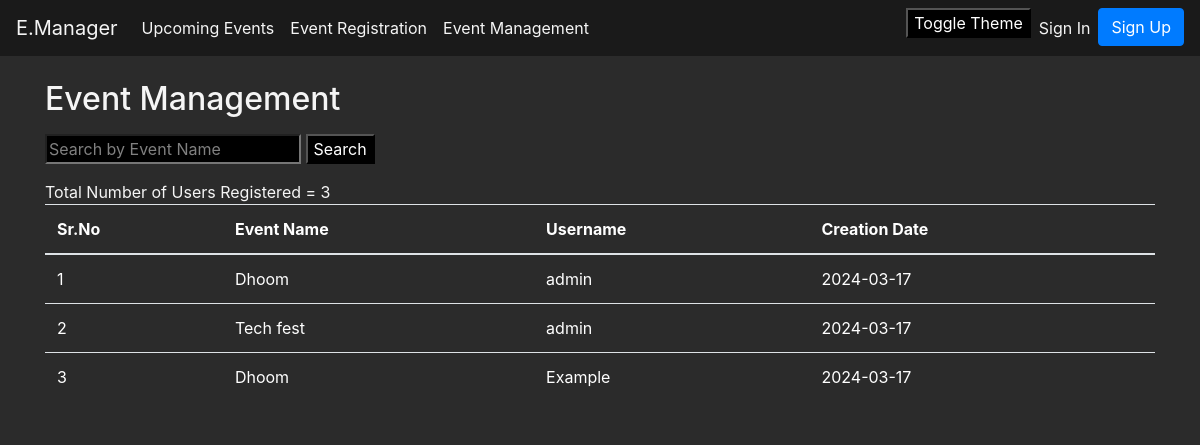
Page /event_manager on the earlier database version.
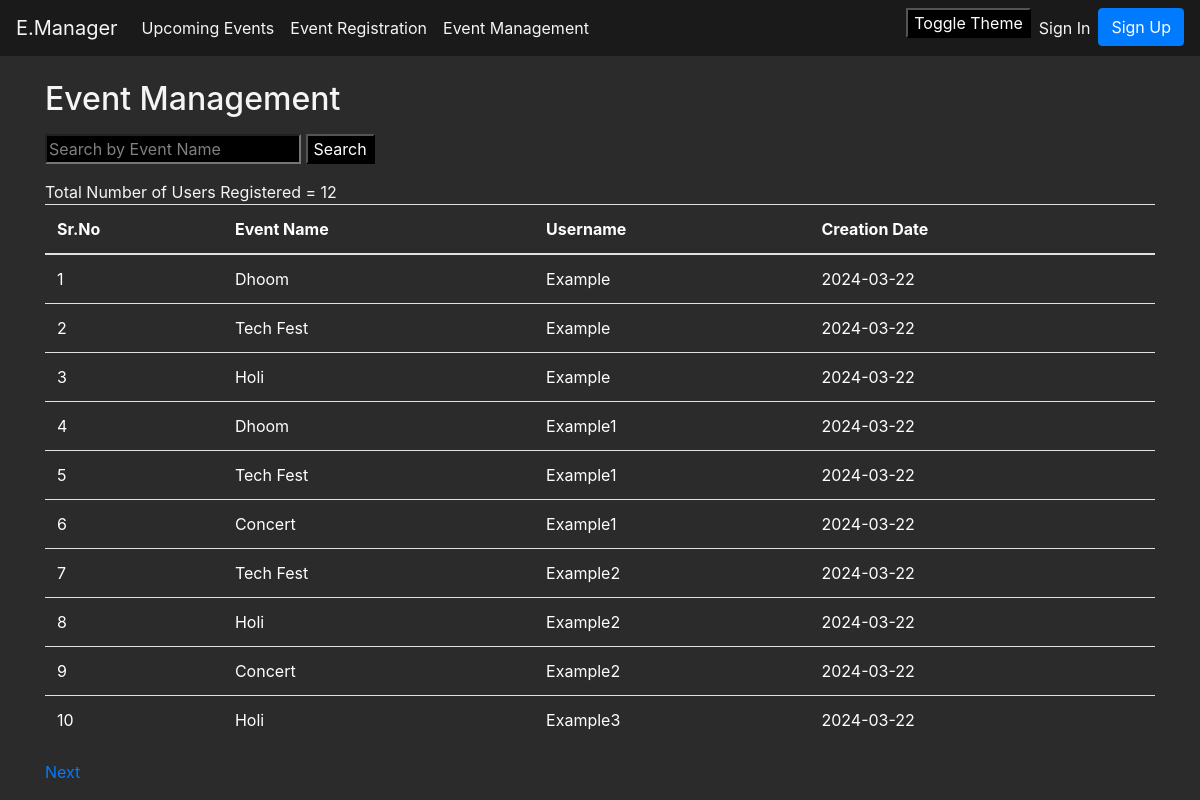
Same page on the later database version.
### App.py (models this page shows, shortened)
class Registration(db.Model):
    id = db.Column(db.Integer, primary_key=True)
    user_id = db.Column(db.Integer, db.ForeignKey('user.id'))
    event_id = db.Column(db.Integer, db.ForeignKey('event.id'))
    date_created = db.Column(db.DateTime, default=datetime.utcnow)
    user = db.relationship('User', backref=db.backref('registrations', lazy=True))
    event = db.relationship('Event', backref=db.backref('registrations', lazy=True))

class Event(db.Model):
    id = db.Column(db.Integer, primary_key=True)
    title = db.Column(db.String(80), nullable=False)
    description = db.Column(db.String(200), nullable=False)
    date = db.Column(db.DateTime, nullable=False)
    location = db.Column(db.String(80), nullable=False)
    organizer_name = db.Column(db.String(80), nullable=True)
    creator_id = db.Column(db.Integer, db.ForeignKey('user.id'))
    creator = db.relationship('User', backref=db.backref('events', lazy=True))

### App.py (the view, shortened to what this page needs)
@app.route('/event_manager', methods=['GET', 'POST'])
def event_manager():
    page = request.args.get('page', 1, type=int)
    reg = Registration.query.paginate(page=page, per_page=10, error_out=False)
    total_result = Registration.query.count()
    msg = get_flashed_messages()
    return render_template('event_manager.html', events=reg, msg=msg, total_result=total_result)

### templates/event_manager.html (shortened to what this page needs)
<!DOCTYPE html>
<html lang="en" xmlns="http://www.w3.org/1999/html">
  <head>
    <link
      href="https://stackpath.bootstrapcdn.com/bootstrap/4.5.0/css/bootstrap.min.css"
      rel="stylesheet"
    />
    <link
      rel="stylesheet"
      href="{{url_for('static',filename='css/dashboard.css')}}"
    />
  </head>
  <body class="{{ session['theme'] }}">
    <nav class="navbar navbar-expand-lg navbar-light bg-light">
      <a class="navbar-brand" href="/event">E.Manager</a>
      <div class="collapse navbar-collapse" id="navbarNav">
        <ul class="navbar-nav">
          <li class="nav-item">
            <a class="nav-link" href="/event">Upcoming Events</a>
          </li>
          <li class="nav-item">
            <a class="nav-link" href="/event">Event Registration</a>
          </li>
          <li class="nav-item">
            <a class="nav-link" href="/event_manager">Event Management</a>
          </li>
        </ul>
        <ul class="navbar-nav ml-auto">
          <form action="/toggle_theme" method="post" id="toggle-theme-form">
            <input type="submit" value="Toggle Theme" />
          </form>
          {% if 'username' in session %}
          <li class="nav-item dropdown">
            <a
              class="nav-link dropdown-toggle"
              href="#"
              id="navbarDropdown"
              role="button"
              data-toggle="dropdown"
              aria-haspopup="true"
              aria-expanded="false"
            >
              👤 {{ session['username'] }}
            </a>
            <div class="dropdown-menu" aria-labelledby="navbarDropdown">
              <a class="dropdown-item" href="/logout">Logout</a>
            </div>
          </li>
          {% else %}
          <li class="nav-item">
            <a class="nav-link" href="/signin">Sign In</a>
          </li>
          <li class="nav-item">
            <a class="btn btn-primary" href="/signup">Sign Up</a>
          </li>
          {% endif %}
        </ul>
      </div>
    </nav>
    <div class="container mt-4">
      <h2 class="mb-3">Event Management</h2>
      <form method="POST" class="mb-3">
        <input type="text" name="search" placeholder="Search by Event Name" />
        <input type="submit" value="Search" />
      </form>
      <a>Total Number of Users Registered = {{ total_result }} </a>
      <table class="table mb-3">
        <thead>
          <tr>
            <th>Sr.No</th>
            <th>Event Name</th>
            <th>Username</th>
            <th>Creation Date</th>
          </tr>
        </thead>
        <tbody id="userTable">
          {% for event in events %}
          <tr>
            <td>{{ event.id }}</td>
            <td>{{ event.event.title}}</td>
            <td>{{ event.user_id}}</td>
            <td>{{ event.date_created.strftime('%Y-%m-%d') }}</td>
          </tr>
          {% endfor %}
        </tbody>
      </table>
      <div class="pagination">
         {% if events.has_next %}
        <a href="{{ url_for('user_management', page=events.next_num) }}">Next</a>
        {% endif %}
      </div>
    </div>
  </body>
</html>

### static/css/dashboard.css (style rules this page uses)
body { background-color: #2b2b2b; color: #f5f5f5; }
.navbar { background-color: #1a1a1a !important; }
.nav-link, .dropdown-item { color: #f5f5f5 !important; }
.navbar-brand { color: #f5f5f5 !important; }
.btn-primary { background-color: #007bff; border-color: #007bff; }
.container { background-color: #2b2b2b; }
table { color: #ffffff; }
th, td { color: #ffffff; }
input { background-color: #000000; color: #ffffff; }
::placeholder { color: #ffffff; opacity: 0.5; }
input, textarea { background-color: #000000 !important; color: #ffffff !important; }
::placeholder { color: #ffffff !important; opacity: 0.5 !important; }

Differences in the rows shown:
changed Registration id 1: user_id "admin" → "Example"; date_created "2024-03-17" → "2024-03-22"
changed Registration id 2: event "Tech fest" → "Tech Fest"; user_id "admin" → "Example"; date_created "2024-03-17" → "2024-03-22"
changed Registration id 3: event "Dhoom" → "Holi"; date_created "2024-03-17" → "2024-03-22"
added Registration: id "4", event "Dhoom", user_id "Example1", date_created "2024-03-22"
added Registration: id "5", event "Tech Fest", user_id "Example1", date_created "2024-03-22"
added Registration: id "6", event "Concert", user_id "Example1", date_created "2024-03-22"
added Registration: id "7", event "Tech Fest", user_id "Example2", date_created "2024-03-22"
added Registration: id "8", event "Holi", user_id "Example2", date_created "2024-03-22"
added Registration: id "9", event "Concert", user_id "Example2", date_created "2024-03-22"
added Registration: id "10", event "Holi", user_id "Example3", date_created "2024-03-22"
Other differences:
{{ total_result }}: "3" → "12"
text now shown: "Next"
